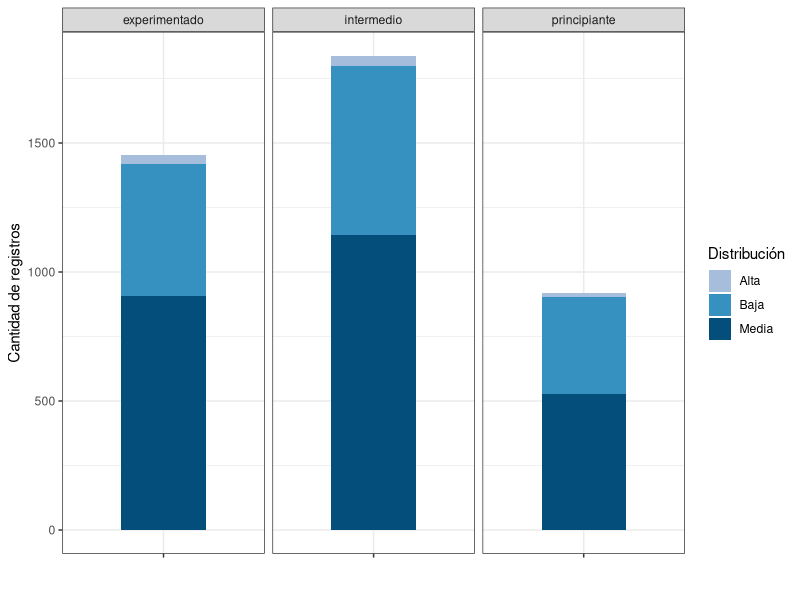
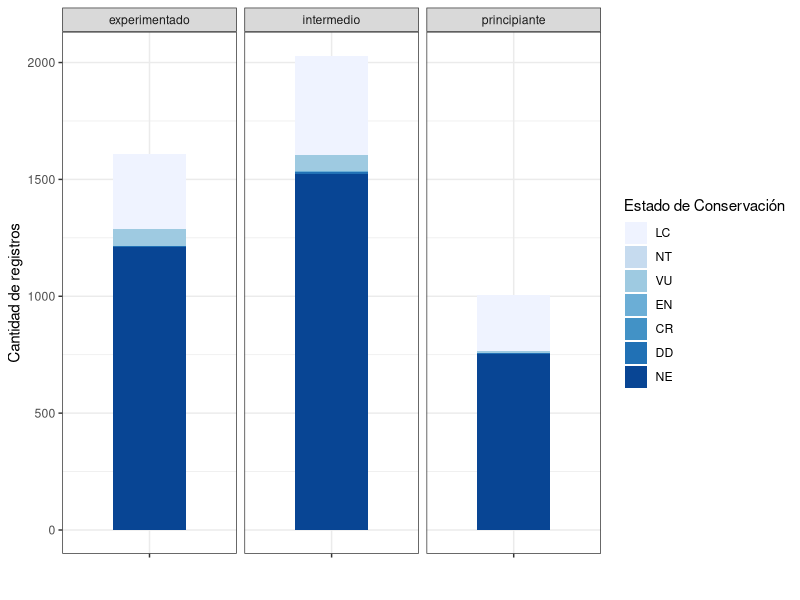
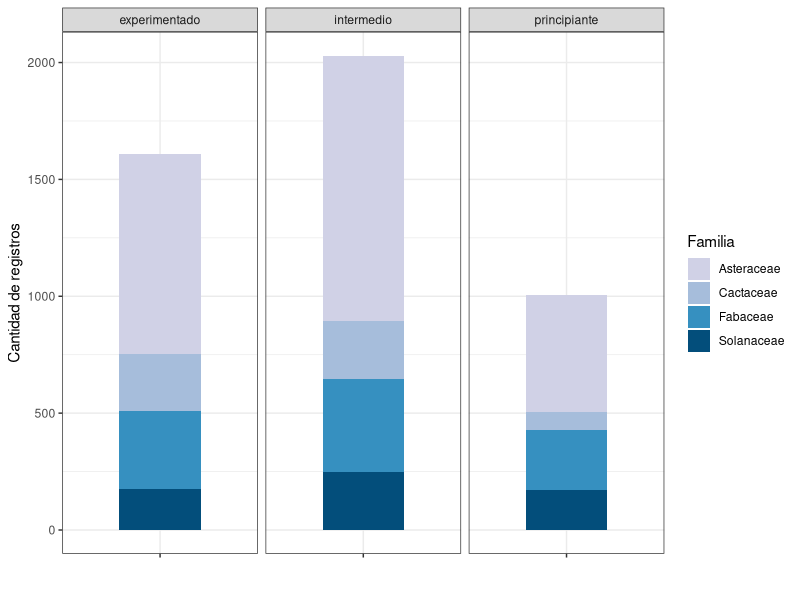
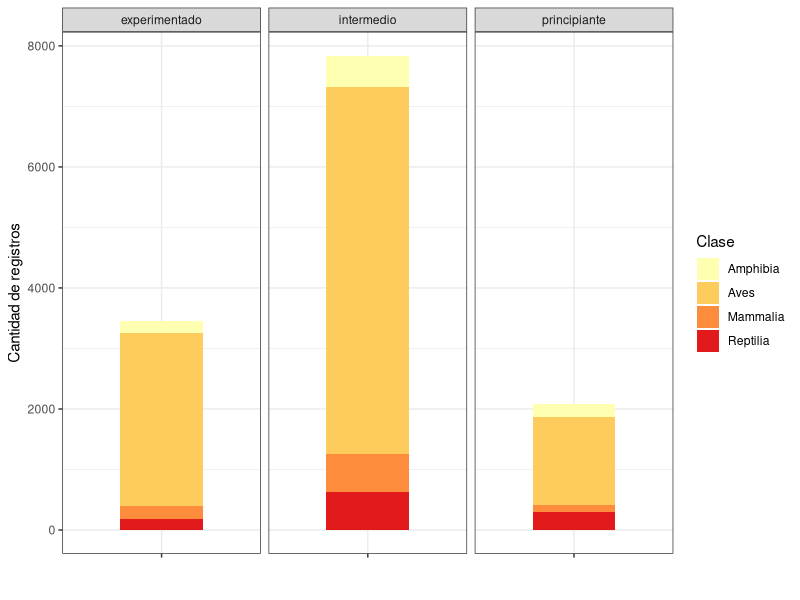
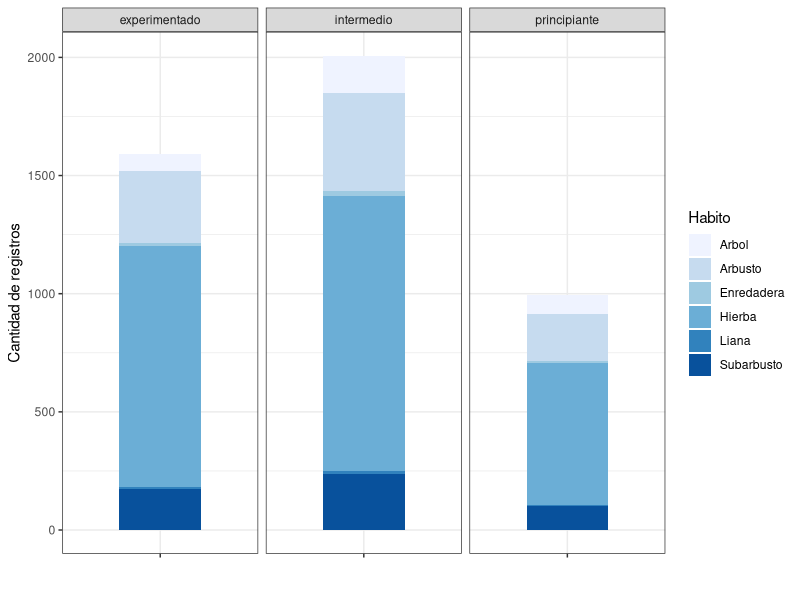

Write the R code that produced these figures, in order.
# PAQUETES Y DATOS -------------------------------------------------------------
library(tidyverse)
library(ggplot2)
library(patchwork)
library(RColorBrewer)

registros_de_tetrapodosuy <- 
  read_csv("datos/Tablas/registros_de_tetrapodosuy.csv")
registros_de_plantasuy <- 
  read_csv("datos/Tablas/registros_de_plantasuy.csv")


# GRAFICOS PARA LA VISUALIZACION DE DATOS DE TETRAPODOS-------------------------

## GRUPOS
gruposT <- registros_de_tetrapodosuy %>% 
  group_by(nivel,clase) %>% count() %>% 
  ggplot(aes(x="", y=n, fill=clase)) +
  geom_bar(width = 0.5, stat = "identity", show.legend = T) + 
  labs(x="", y="Cantidad de registros", fill = "Clase") + 
  facet_grid(~nivel) + 
  scale_fill_brewer(palette = "YlOrRd") + 
  theme_bw()


## DISTRIBUCION
distribucionesT <- registros_de_tetrapodosuy %>% 
  group_by(nivel,distribucion_2) %>% count() %>% 
  ggplot(aes(x="", y=n, fill=distribucion_2)) +
  geom_bar(width = 0.5, stat = "identity", show.legend = T) + 
  labs(x="", y="Cantidad de registros", fill = "Distribución") + 
  facet_grid(~nivel) + 
  scale_fill_brewer(palette = "YlOrRd") + 
  theme_bw()


## TAMAÑO
tamañoT <- registros_de_tetrapodosuy %>% 
  group_by(nivel,tamaño) %>% count() %>% 
  ggplot(aes(x="", y=n, fill=tamaño)) +
  geom_bar(width = 0.5, stat = "identity", show.legend = T) + 
  labs(x="", y="Cantidad de registros", fill = "Tamaño") + 
  facet_grid(~nivel) + 
  scale_fill_brewer(palette = "YlOrRd") + 
  theme_bw()


## ESTADO DE CONSERVACIÓN
estadoT <- registros_de_tetrapodosuy %>% 
  mutate(status_global=factor
         (status_global,levels= c("LC","NT","VU","EN","CR","DD","NE"))) %>% 
  group_by(nivel,status_global) %>% count() %>% 
  ggplot(aes(x="", y=n, fill=status_global)) +
  geom_bar(width = 0.5, stat = "identity", show.legend = T) + 
  labs(x="", y="Cantidad de registros", fill = "Estado de Conservación") + 
  facet_grid(~nivel) + 
  scale_fill_brewer(palette = "YlOrRd") + 
  theme_bw()


# GRAFICOS PARA LA VISUALIZACION DE PLANTAS ------------------------------------

## GRUPOS
gruposP <- registros_de_plantasuy %>% 
  group_by(nivel,familia) %>% count() %>% 
  ggplot(aes(x="", y=n, fill=familia)) +
  geom_bar(width = 0.5, stat = "identity", show.legend = T) + 
  labs(x="", y="Cantidad de registros", fill = "Familia") + 
  facet_grid(~nivel) + 
  scale_fill_manual(values = c("#D0D1E6","#A6BDDB","#3690C0","#034E7B")) + 
  theme_bw()


## DISTRIBUCION
distribucionesT <- registros_de_plantasuy %>% filter(!is.na(distribucion_2)) %>% 
  group_by(nivel,distribucion_2) %>% count() %>% 
  ggplot(aes(x="", y=n, fill=distribucion_2)) +
  geom_bar(width = 0.5, stat = "identity", show.legend = T) + 
  labs(x="", y="Cantidad de registros", fill = "Distribución") + 
  facet_grid(~nivel) + 
  scale_fill_manual(values = c("#A6BDDB","#3690C0","#034E7B")) + 
  theme_bw()


## HABITO
tamañoT <- registros_de_plantasuy %>% filter(Habito1 != "NE") %>% 
  group_by(nivel,Habito1) %>% count() %>% 
  ggplot(aes(x="", y=n, fill=Habito1)) +
  geom_bar(width = 0.5, stat = "identity", show.legend = T) + 
  labs(x="", y="Cantidad de registros", fill = "Habito") + 
  facet_grid(~nivel) + 
  scale_fill_brewer(palette = "Blues") + 
  theme_bw()


## ESTADO DE CONSERVACIÓN
estadoT <- registros_de_plantasuy %>% filter(status_global != "EW") %>% 
  mutate(status_global=factor
         (status_global,levels=c("LC","NT","VU","EN","CR","DD","NE"))) %>%
  group_by(nivel,status_global) %>% count() %>% 
  ggplot(aes(x="", y=n, fill=status_global)) +
  geom_bar(width = 0.5, stat = "identity", show.legend = T) + 
  labs(x="", y="Cantidad de registros", fill = "Estado de Conservación") + 
  facet_grid(~nivel) + 
  scale_fill_brewer(palette = "Blues") + 
  theme_bw()